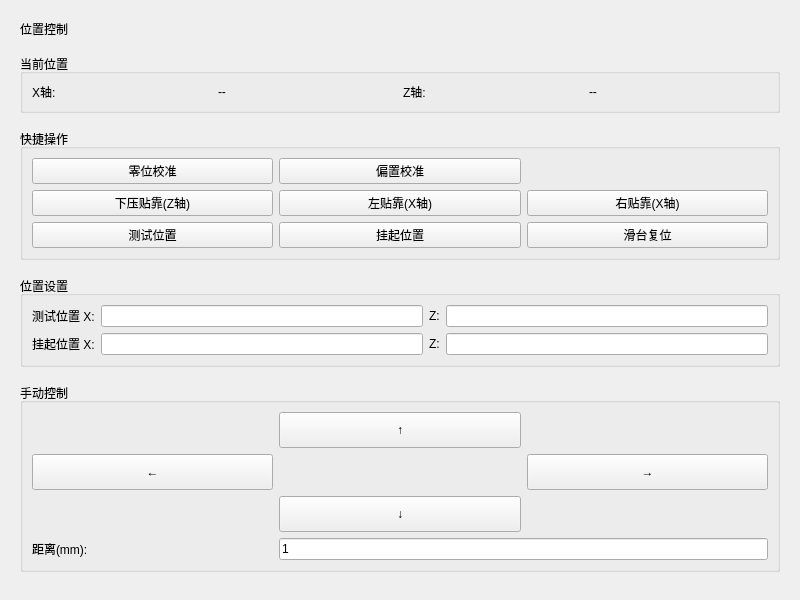
<?xml version="1.0" encoding="UTF-8"?>
<ui version="4.0">
 <class>PositionPanel</class>
 <widget class="QWidget" name="PositionPanel">
  <property name="geometry">
   <rect>
    <x>0</x>
    <y>0</y>
    <width>800</width>
    <height>600</height>
   </rect>
  </property>
  <property name="windowTitle">
   <string>位置控制</string>
  </property>
  <layout class="QVBoxLayout" name="main_layout">
   <property name="leftMargin">
    <number>20</number>
   </property>
   <property name="topMargin">
    <number>20</number>
   </property>
   <property name="rightMargin">
    <number>20</number>
   </property>
   <property name="bottomMargin">
    <number>20</number>
   </property>
   <property name="spacing">
    <number>16</number>
   </property>
   <!-- 标题 -->
   <item>
    <widget class="QLabel" name="panel_title">
     <property name="text">
      <string>位置控制</string>
     </property>
    </widget>
   </item>
   <!-- 当前位置 -->
   <item>
    <widget class="QGroupBox" name="pos_group">
     <property name="title">
      <string>当前位置</string>
     </property>
     <layout class="QGridLayout" name="pos_layout">
      <item row="0" column="0">
       <widget class="QLabel" name="label_x">
        <property name="text">
         <string>X轴:</string>
        </property>
       </widget>
      </item>
      <item row="0" column="1">
       <widget class="QLabel" name="x_display">
        <property name="text">
         <string>--</string>
        </property>
        <property name="objectName">
         <string>position_value</string>
        </property>
       </widget>
      </item>
      <item row="0" column="2">
       <widget class="QLabel" name="label_z">
        <property name="text">
         <string>Z轴:</string>
        </property>
       </widget>
      </item>
      <item row="0" column="3">
       <widget class="QLabel" name="z_display">
        <property name="text">
         <string>--</string>
        </property>
        <property name="objectName">
         <string>position_value</string>
        </property>
       </widget>
      </item>
     </layout>
    </widget>
   </item>
   <!-- 快捷操作 -->
   <item>
    <widget class="QGroupBox" name="action_group">
     <property name="title">
      <string>快捷操作</string>
     </property>
     <layout class="QGridLayout" name="action_layout">
      <item row="0" column="0">
       <widget class="QPushButton" name="btn_zeroing">
        <property name="text">
         <string>零位校准</string>
        </property>
       </widget>
      </item>
      <item row="0" column="1">
       <widget class="QPushButton" name="btn_offset">
        <property name="text">
         <string>偏置校准</string>
        </property>
       </widget>
      </item>
      <item row="1" column="0">
       <widget class="QPushButton" name="btn_press_z">
        <property name="text">
         <string>下压贴靠(Z轴)</string>
        </property>
       </widget>
      </item>
      <item row="1" column="1">
       <widget class="QPushButton" name="btn_left_x">
        <property name="text">
         <string>左贴靠(X轴)</string>
        </property>
       </widget>
      </item>
      <item row="1" column="2">
       <widget class="QPushButton" name="btn_right_x">
        <property name="text">
         <string>右贴靠(X轴)</string>
        </property>
       </widget>
      </item>
      <item row="2" column="0">
       <widget class="QPushButton" name="btn_test_pos">
        <property name="text">
         <string>测试位置</string>
        </property>
       </widget>
      </item>
      <item row="2" column="1">
       <widget class="QPushButton" name="btn_suspend">
        <property name="text">
         <string>挂起位置</string>
        </property>
       </widget>
      </item>
      <item row="2" column="2">
       <widget class="QPushButton" name="btn_reset">
        <property name="text">
         <string>滑台复位</string>
        </property>
       </widget>
      </item>
     </layout>
    </widget>
   </item>
   <!-- 位置设置 -->
   <item>
    <widget class="QGroupBox" name="set_group">
     <property name="title">
      <string>位置设置</string>
     </property>
     <layout class="QGridLayout" name="set_layout">
      <item row="0" column="0">
       <widget class="QLabel" name="label_test_x">
        <property name="text">
         <string>测试位置 X:</string>
        </property>
       </widget>
      </item>
      <item row="0" column="1">
       <widget class="QLineEdit" name="test_x_edit"/>
      </item>
      <item row="0" column="2">
       <widget class="QLabel" name="label_test_z">
        <property name="text">
         <string>Z:</string>
        </property>
       </widget>
      </item>
      <item row="0" column="3">
       <widget class="QLineEdit" name="test_z_edit"/>
      </item>
      <item row="1" column="0">
       <widget class="QLabel" name="label_suspend_x">
        <property name="text">
         <string>挂起位置 X:</string>
        </property>
       </widget>
      </item>
      <item row="1" column="1">
       <widget class="QLineEdit" name="suspend_x_edit"/>
      </item>
      <item row="1" column="2">
       <widget class="QLabel" name="label_suspend_z">
        <property name="text">
         <string>Z:</string>
        </property>
       </widget>
      </item>
      <item row="1" column="3">
       <widget class="QLineEdit" name="suspend_z_edit"/>
      </item>
     </layout>
    </widget>
   </item>
   <!-- 手动控制 -->
   <item>
    <widget class="QGroupBox" name="manual_group">
     <property name="title">
      <string>手动控制</string>
     </property>
     <layout class="QGridLayout" name="manual_layout">
      <item row="0" column="1">
       <widget class="QPushButton" name="btn_up">
        <property name="text">
         <string>↑</string>
        </property>
        <property name="minimumSize">
         <size>
          <width>0</width>
          <height>36</height>
         </size>
        </property>
       </widget>
      </item>
      <item row="1" column="0">
       <widget class="QPushButton" name="btn_left">
        <property name="text">
         <string>←</string>
        </property>
        <property name="minimumSize">
         <size>
          <width>0</width>
          <height>36</height>
         </size>
        </property>
       </widget>
      </item>
      <item row="1" column="2">
       <widget class="QPushButton" name="btn_right">
        <property name="text">
         <string>→</string>
        </property>
        <property name="minimumSize">
         <size>
          <width>0</width>
          <height>36</height>
         </size>
        </property>
       </widget>
      </item>
      <item row="2" column="1">
       <widget class="QPushButton" name="btn_down">
        <property name="text">
         <string>↓</string>
        </property>
        <property name="minimumSize">
         <size>
          <width>0</width>
          <height>36</height>
         </size>
        </property>
       </widget>
      </item>
      <item row="3" column="0">
       <widget class="QLabel" name="label_dist">
        <property name="text">
         <string>距离(mm):</string>
        </property>
       </widget>
      </item>
      <item row="3" column="1" colspan="2">
       <widget class="QLineEdit" name="dist_edit">
        <property name="text">
         <string>1</string>
        </property>
       </widget>
      </item>
     </layout>
    </widget>
   </item>
   <!-- 弹簧 -->
   <item>
    <spacer name="main_spacer">
     <property name="orientation">
      <enum>Qt::Vertical</enum>
     </property>
     <property name="sizeHint" stdset="0">
      <size>
       <width>20</width>
       <height>40</height>
      </size>
     </property>
    </spacer>
   </item>
  </layout>
 </widget>
 <resources/>
 <connections/>
</ui>
